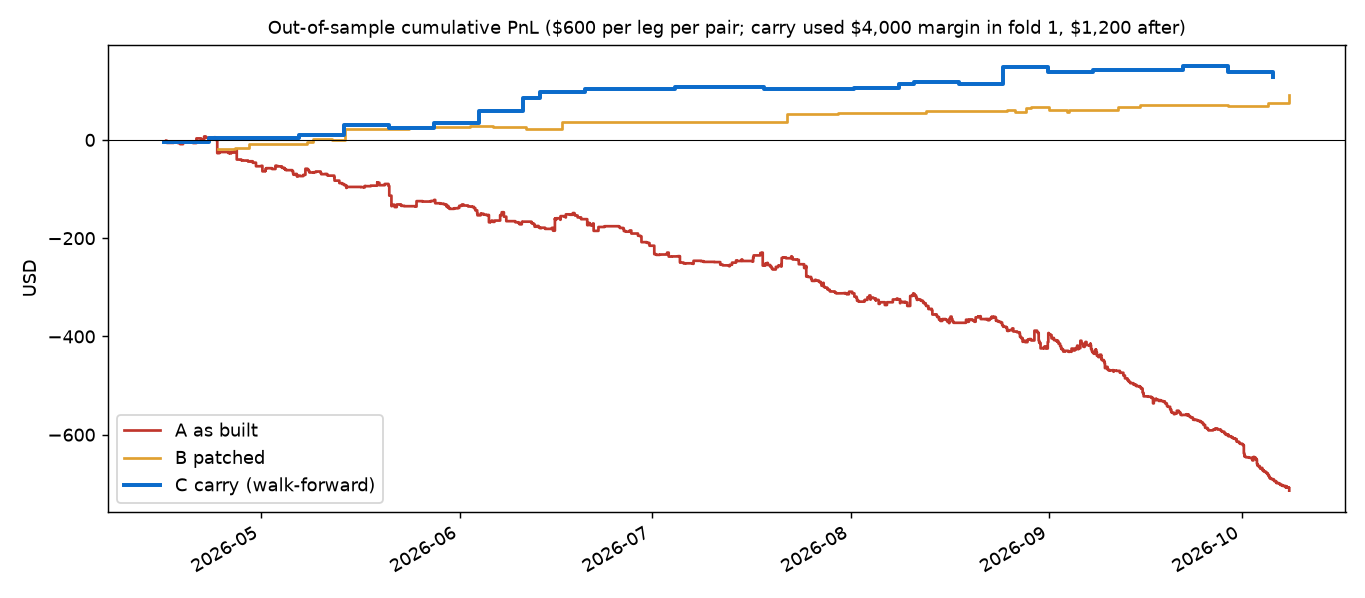

Python code for this plot:
"""Is funding arbitrage worth building a system around? Walk-forward study.

  python -m backtest.fetch --days 365 --top 60 --out data/backtest365
  python -m backtest.study --data data/backtest365

Strategies compared on the SAME out-of-sample (OOS) windows:
  A. spike-chaser as built      (bot defaults)
  B. spike-chaser, patched      (per-symbol cooldown, persistence, min hold, slower exit)
  C. persistent-spread carry    (backtest/carry.py), settings chosen on EARLIER data only

C uses anchored walk-forward: 3 folds; per fold the settings maximising training
Sharpe are run, untouched, on the next window. Returns are always quoted on the
capital actually used by the settings chosen in each fold (K pairs x 2 legs x margin),
time-weighted across folds. Robustness: typical (median) setting, universe size,
symbol concentration, fee scenarios, block bootstrap."""
import argparse
import itertools
from dataclasses import replace

import numpy as np
import pandas as pd

from backtest.carry import CarryParams, run_carry, stats
from backtest.sim import HOURS_YEAR, Data, Params, simulate, summarize

WARM = 336
GRID = list(itertools.product([72, 168, 336], [24, 72, 168], [3, 5, 10], [10, 20, 40, 80], [0.0, 0.4, 0.7]))


def boot_ci(x, block=4, n=2000, seed=1):
    x = np.asarray(x)
    if len(x) < block * 2:
        return (np.nan,) * 3
    rng = np.random.default_rng(seed)
    nb = int(np.ceil(len(x) / block))
    sums = [x[np.concatenate([np.arange(s, s + block) % len(x) for s in rng.integers(0, len(x), nb)])[:len(x)]].sum()
            for _ in range(n)]
    return tuple(np.percentile(sums, [5, 50, 95]))


def make_folds(t0, n):
    L = n - t0
    return [(t0, t0 + int(L * .50), t0 + int(L * .667)),
            (t0, t0 + int(L * .667), t0 + int(L * .833)),
            (t0, t0 + int(L * .833), n)]


def walk_forward(D, folds, cost=None):
    """Returns dict with OOS per-period frame, per-fold choices, typical-setting results, capital-time."""
    oos, chosen, med, pos, by_sym = [], [], [], [], {}
    cap_time = 0.0                                  # sum(capital * hours) in $-hours
    for k, (a0, a1, a2) in enumerate(folds, 1):
        res = []
        for w, r, K, th, q in GRID:
            p = CarryParams(window_h=w, rebalance_h=r, top_k=min(K, D.k), min_apr=th, min_stability=q)
            if cost is not None:
                p = replace(p, rt_cost_pct=cost)
            st = stats(run_carry(D, p, max(a0, w), a1), p)
            if st["periods"] >= 8:
                res.append((st["sharpe"], st["pnl"], p))
        res.sort(key=lambda x: (-x[0], -x[1]))
        best = res[0][2]
        te = run_carry(D, best, a1, a2)
        for s, v in te.attrs.get("by_sym", {}).items():
            by_sym[s] = by_sym.get(s, 0.0) + v
        te["fold"] = k
        oos.append(te)
        cap = best.top_k * 2 * best.notional / best.lev
        cap_time += cap * (a2 - a1)
        chosen.append((k, best, res[0][0], te["pnl"].sum(), cap))
        tests = [run_carry(D, p, a1, a2)["pnl"].sum() for _, _, p in res]
        med.append(float(np.median(tests)))
        pos.append(float(np.mean(np.array(tests) > 0)))
    df = pd.concat(oos)
    hours = sum(a2 - a1 for _, a1, a2 in folds)
    pnl = df["pnl"].sum()
    avg_cap = cap_time / hours
    return {"df": df, "chosen": chosen, "med": med, "pos": pos, "by_sym": by_sym, "pnl": pnl,
            "hours": hours, "avg_cap": avg_cap,
            "apr_margin": pnl / avg_cap * HOURS_YEAR / hours * 100, "folds": folds}


def report(D, wf, label):
    days = wf["hours"] / 24
    lev = wf["chosen"][0][1].lev
    print(f"\n--- {label}: {D.k} symbols ---")
    for (k, b, sh, pnl, cap), (a0, a1, a2) in zip(wf["chosen"], wf["folds"]):
        print(f"  fold {k}: test {D.ts(a1):%b %d}-{D.ts(a2):%b %d} | window={b.window_h}h rebal={b.rebalance_h}h K={b.top_k} "
              f"min_apr={b.min_apr:.0f} stab={b.min_stability} (train sharpe {sh:.2f}) -> OOS ${pnl:+.2f} on ${cap:.0f} margin"
              f" | typical setting ${wf['med'][k - 1]:+.2f}, {wf['pos'][k - 1] * 100:.0f}% of settings profitable")
    df = wf["df"]
    f, b, c = df["funding"].sum(), df["basis"].sum(), df["cost"].sum()
    lo, md, hi = boot_ci(df["pnl"].values)
    yrs = wf["hours"] / 8760
    cap = wf["avg_cap"]
    print(f"  OOS {days:.0f} days: net ${wf['pnl']:+.2f} = funding ${f:+.2f} + basis ${b:+.2f} - fees ${c:.2f}")
    print(f"  avg margin used ${cap:.0f} -> {wf['apr_margin']:+.1f}% APR on {lev:.0f}x margin | {wf['apr_margin'] / lev:+.1f}% unlevered")
    print(f"  bootstrap 90% CI: ${lo:+.0f}..${hi:+.0f} -> {lo / cap / yrs * 100:+.0f}%..{hi / cap / yrs * 100:+.0f}% APR on margin | "
          f"negative periods {np.mean(df['pnl'] < 0) * 100:.0f}% | worst period ${df['pnl'].min():.2f} | periods {len(df)}")
    tot = sum(abs(v) for v in wf["by_sym"].values())
    top = sorted(wf["by_sym"].items(), key=lambda x: -x[1])
    pos_sum = sum(v for _, v in top if v > 0)
    print(f"  concentration: top-3 symbols = {sum(v for _, v in top[:3]) / wf['pnl'] * 100 if wf['pnl'] > 0 else float('nan'):.0f}% of net "
          f"({', '.join(f'{s} ${v:+.0f}' for s, v in top[:3])}); worst 3: " + ", ".join(f"{s} ${v:+.0f}" for s, v in top[-3:]))
    return lo, md, hi


def main():
    ap = argparse.ArgumentParser()
    ap.add_argument("--data", default="data/backtest365")
    ap.add_argument("--chart", default="backtest/study.png")
    a = ap.parse_args()
    D = Data(a.data)
    t0, n = WARM, D.n
    folds = make_folds(t0, n)
    oos0 = folds[0][1]
    days = (n - oos0) / 24
    print(f"{D.k} symbols | tradable history {D.ts(t0):%Y-%m-%d} -> {D.ts(n - 1):%Y-%m-%d} ({(n - t0) / 24:.0f} d) | "
          f"OOS span {D.ts(oos0):%Y-%m-%d} -> {D.ts(n - 1):%Y-%m-%d} ({days:.0f} d)")

    # ---------- A / B ----------
    base = Params()
    patched = replace(base, smooth_entry_h=24, cooldown_per_symbol=True, require_current_sign=True, min_hold_h=24,
                      exit_confirm=6, max_entry_apr=1000, exit_apr=0, smooth_exit_h=24, cooldown_h=24)
    print("\n=== A/B spike-chasers, OOS span, $600/leg, 3 pairs max ($1,200 margin) ===")
    curves = {}
    for name, p in (("A as built", base), ("B patched*", patched)):
        tr = simulate(D, p, oos0, n)
        s = summarize(tr, p, days)
        t = pd.DataFrame(tr).sort_values("t_out")
        curves[name] = (t["t_out"].values, t["pnl"].cumsum().values)
        print(f"{name:11s}: trades {s['trades']:>4} | PnL ${s['pnl']:>8.2f} (funding {s.get('funding', 0):>7.2f}, basis {s.get('basis', 0):>7.2f}, "
              f"costs {s.get('costs', 0):>8.2f}) | APR on margin {s['apr_pct']:>6.1f}% | maxDD ${s.get('max_dd', 0):.0f}")
    print("* B's rules were chosen after looking at Jun-Oct 2026 data that overlaps this OOS span -> indicative only, not clean OOS")

    # ---------- C: carry, three universes ----------
    print(f"\n=== C persistent-spread carry, anchored walk-forward ({len(GRID)} settings x 3 folds) ===")
    order = np.argsort(-np.array(D.vol))
    results = {}
    for label, kk in (("full universe", D.k), ("top-20 by volume", 20), ("top-10 by volume (majors)", 10)):
        Du = D if kk >= D.k else D.subset(list(order[:kk]))
        wf = walk_forward(Du, make_folds(t0, n))
        report(Du, wf, label)
        results[label] = wf
    main_wf = results["full universe"]

    # ---------- fee scenarios (re-select under each fee, like a real operator would) ----------
    print("\n=== Fee scenarios: full re-run of walk-forward at each round-trip cost (both legs, % of notional) ===")
    for c, label in ((0.50, "pessimistic: larger size / illiquid alts"), (0.26, "taker/taker (what the bot assumed)"),
                     (0.18, "HL taker + zero-fee venue"), (0.10, "mostly maker"), (0.05, "maker + rebates (optimistic)")):
        wf = main_wf if c == 0.26 else walk_forward(D, make_folds(t0, n), cost=c)
        print(f"  {c:.2f}% {label:42s} -> OOS net ${wf['pnl']:+8.2f} | {wf['apr_margin']:+6.1f}% APR on margin | {wf['apr_margin'] / 3:+5.1f}% unlevered")

    # ---------- chart ----------
    try:
        import matplotlib
        matplotlib.use("Agg")
        import matplotlib.pyplot as plt
        fig, ax = plt.subplots(figsize=(10.5, 4.6))
        for name, (tt, cc) in curves.items():
            ax.step([D.ts(int(x)) for x in tt], cc, where="post", label=name.replace("*", ""),
                    color="#c0362c" if name.startswith("A") else "#e0a030")
        c = main_wf["df"].sort_values("t")
        ax.step([D.ts(int(x)) for x in c["t"]], c["pnl"].cumsum(), where="post", label="C carry (walk-forward)", color="#0b6bcb", lw=2.2)
        ax.axhline(0, color="black", lw=.6)
        ax.set_title("Out-of-sample cumulative PnL (\\$600 per leg per pair; carry used \\$4,000 margin in fold 1, \\$1,200 after)", fontsize=10)
        ax.set_ylabel("USD"); ax.legend(loc="lower left"); fig.autofmt_xdate(); fig.tight_layout()
        fig.savefig(a.chart, dpi=130)
        print(f"\nchart -> {a.chart}")
    except ImportError:
        pass


if __name__ == "__main__":
    main()
